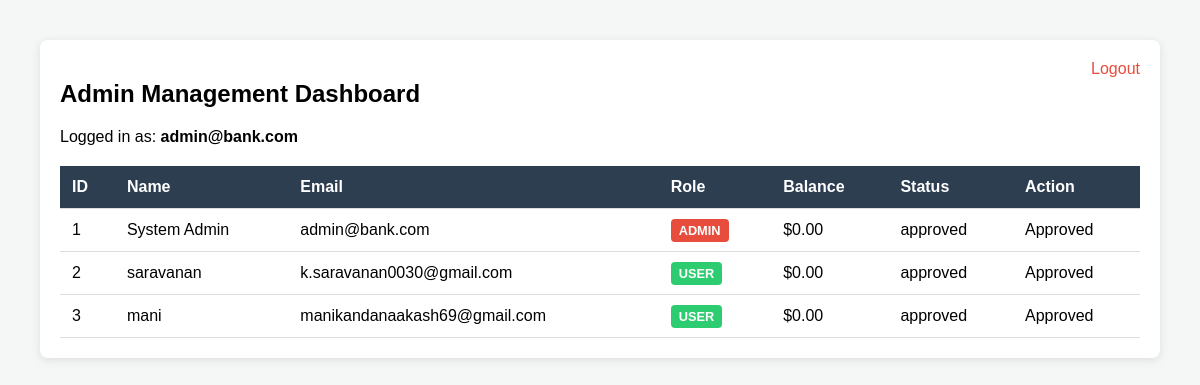
The app's page /admin_dashboard (signed in), older data.
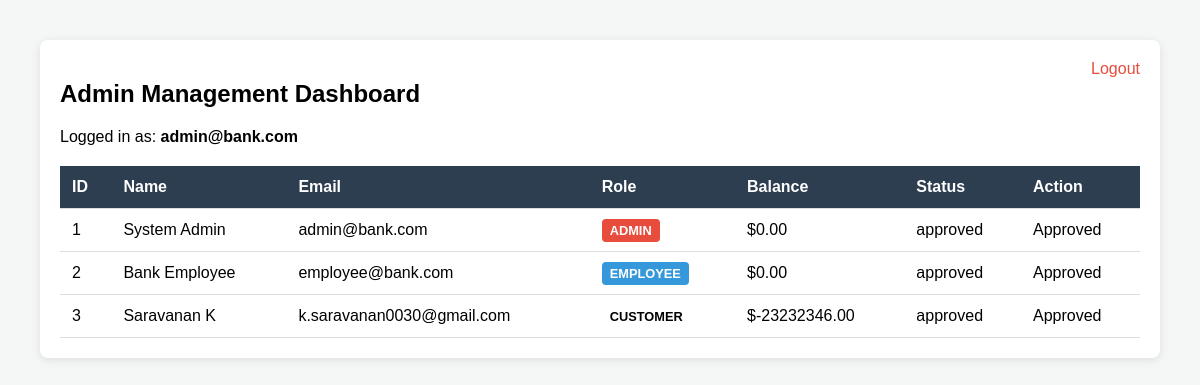
The same page, newer data.
### tables this page shows
CREATE TABLE users (
            id INTEGER PRIMARY KEY AUTOINCREMENT,
            account_number TEXT UNIQUE,
            name TEXT,
            email TEXT UNIQUE,
            password TEXT,
            balance REAL DEFAULT 0,
            role TEXT DEFAULT 'user',
            full_name TEXT,
            phone TEXT,
            address TEXT,
            aadhaar TEXT,
            approval_status TEXT DEFAULT 'pending',
            last_login TEXT
        );

### app.py (the view)
@app.route("/admin_dashboard")
@roles_allowed("admin")
def admin_dashboard():
    conn = db()
    users = conn.execute("SELECT * FROM users").fetchall()
    total_users = len(users)
    total_admins = sum(1 for u in users if u["role"] == "admin")
    total_employees = sum(1 for u in users if u["role"] == "employee")
    total_customers = sum(1 for u in users if u["role"] not in ("admin", "employee"))
    pending_users = sum(1 for u in users if u["approval_status"] != "approved")
    approved_users = sum(1 for u in users if u["approval_status"] == "approved")
    total_balance = sum((u["balance"] or 0) for u in users)
    conn.close()
    return render_template(
        "admin_dashboard.html",
        users=users,
        total_users=total_users,
        total_admins=total_admins,
        total_employees=total_employees,
        total_customers=total_customers,
        pending_users=pending_users,
        approved_users=approved_users,
        total_balance=total_balance,
    )

### app.py (called while the page is built)
def db():
    conn = sqlite3.connect(DB_NAME)
    conn.row_factory = sqlite3.Row
    return conn

def roles_allowed(*roles):
    def wrapper(f):
        @wraps(f)
        def decorated(*args, **kwargs):
            if "user" not in session:
                flash("Login required")
                return redirect("/login")
            if session.get("role") not in roles:
                flash("Access denied")
                return redirect("/login")
            return f(*args, **kwargs)
        return decorated
    return wrapper

### templates/admin_dashboard.html (shortened to what this page needs)
<!DOCTYPE html>
<html lang="en">
<head>
</head>
<body>
<div class="container">
<a href="/logout" class="logout">Logout</a>
<h2>Admin Management Dashboard</h2>
<p>Logged in as: <strong>{{ session['user'] }}</strong></p>
<table>
<thead>
<tr>
<th>ID</th>
<th>Name</th>
<th>Email</th>
<th>Role</th>
<th>Balance</th>
<th>Status</th>
<th>Action</th>
</tr>
</thead>
<tbody>
{% for user in users %}
<tr>
<td>{{ user.id }}</td>
<td>{{ user.name }}</td>
<td>{{ user.email }}</td>
<td>
<span class="role-badge {{ user.role }}">
{{ user.role.upper() }}
</span>
</td>
<td>
${{ "%.2f"|format(user.balance if user.balance else 0) }}
</td>
<td>
{{ user.approval_status }}
</td>
<td>
{% if user.approval_status != "approved" %}
<a href="/approve/{{ user.id }}" class="approve-btn">Approve</a>
{% else %}
Approved
{% endif %}
</td>
</tr>
{% endfor %}
</tbody>
</table>
</div>
</body>
</html>

### templates/admin_dashboard.html (style rules this page uses)
body { font-family: sans-serif; margin: 40px; background: #f4f7f6; }
.container { background: white; padding: 20px; border-radius: 8px; box-shadow: 0 2px 10px rgba(0,0,0,0.1); }
table { width: 100%; border-collapse: collapse; margin-top: 20px; }
th, td { padding: 12px; text-align: left; border-bottom: 1px solid #ddd; }
th { background-color: #2c3e50; color: white; }
.role-badge { padding: 4px 8px; border-radius: 4px; font-size: 0.8em; font-weight: bold; }
.admin { background: #e74c3c; color: white; }
.employee { background: #3498db; color: white; }
.logout { float: right; color: #e74c3c; text-decoration: none; }

Row changes from the older to the newer data that the page shows:
changed users id 2: name "saravanan" → "Bank Employee"; email "k.saravanan0030@gmail.com" → "employee@bank.com"; role "USER" → "EMPLOYEE"
changed users id 3: name "mani" → "Saravanan K"; email "manikandanaakash69@gmail.com" → "k.saravanan0030@gmail.com"; role "USER" → "CUSTOMER"; balance "0.00" → "-23232346.00"
